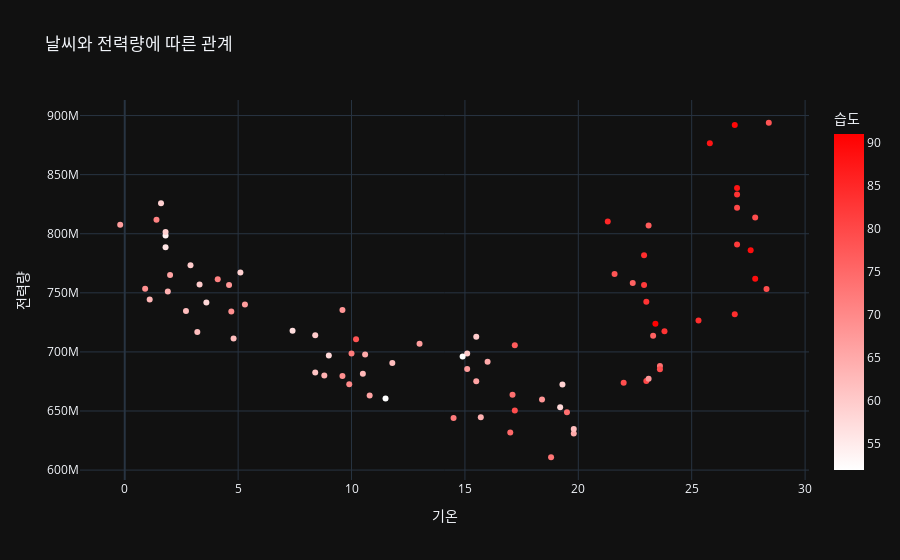
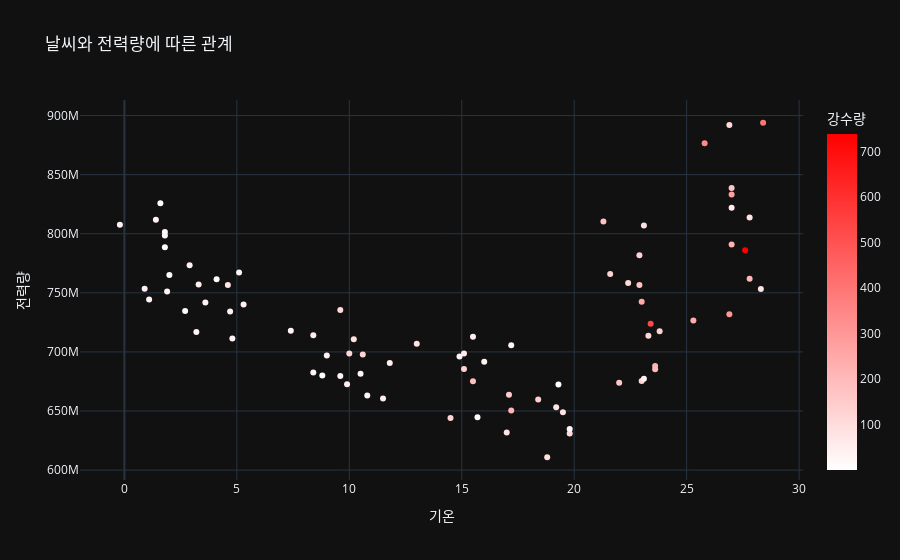
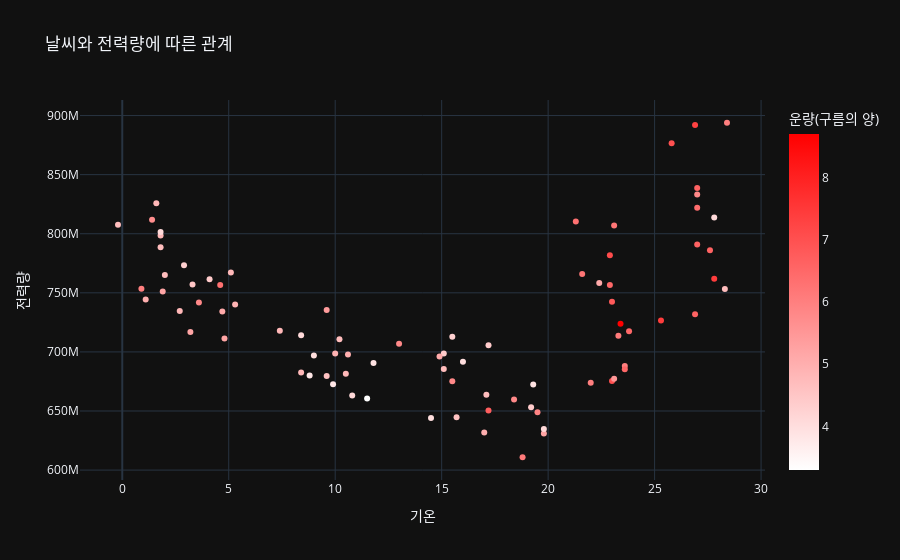
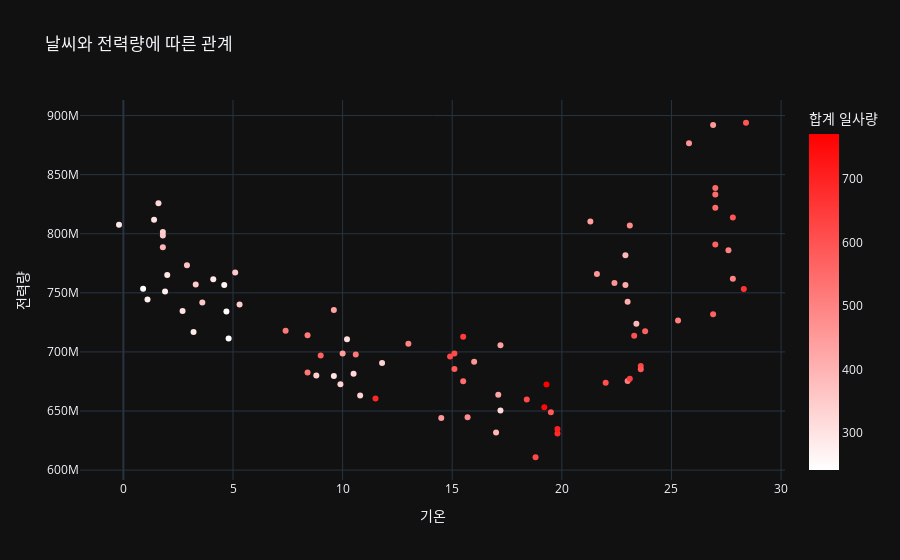

The notebook cell saved with these charts, in order:
### Code cell
weather_df = ['Humidity_mean','rainfall_total', 'cloud', 'solar', 'snow']
col_label = {'Humidity_mean' : '습도',
             'rainfall_total' : '강수량',
             'cloud' : '운량(구름의 양)',
             'solar' : '합계 일사량',
             'snow' : '적설량'}

for feature in weather_df:
    fig = px.scatter(df,
                    x="temp",
                    y="usage",
                    title='날씨와 전력량에 따른 관계',
                    template='plotly_dark',
                    color=feature,
                    color_continuous_scale=["white", "red"],
                    labels={'temp': '기온', 'usage': '전력량', feature: col_label[feature]})
    fig.show()
